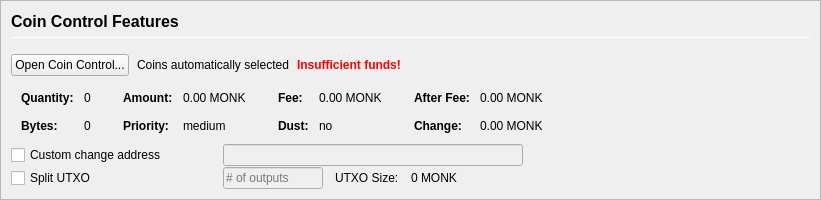
         <widget class="QFrame" name="frameCoinControl">
          <property name="sizePolicy">
           <sizepolicy hsizetype="Expanding" vsizetype="Expanding">
            <horstretch>0</horstretch>
            <verstretch>0</verstretch>
           </sizepolicy>
          </property>
          <property name="maximumSize">
           <size>
            <width>16777215</width>
            <height>16777215</height>
           </size>
          </property>
          <property name="frameShape">
           <enum>QFrame::StyledPanel</enum>
          </property>
          <property name="frameShadow">
           <enum>QFrame::Sunken</enum>
          </property>
          <layout class="QVBoxLayout" name="verticalLayoutCoinControl2">
           <property name="spacing">
            <number>0</number>
           </property>
           <property name="leftMargin">
            <number>0</number>
           </property>
           <property name="topMargin">
            <number>0</number>
           </property>
           <property name="rightMargin">
            <number>0</number>
           </property>
           <property name="bottomMargin">
            <number>0</number>
           </property>
           <item>
            <widget class="QFrame" name="frameCoinControl_BG">
             <layout class="QVBoxLayout" name="verticalLayoutCoinControl" stretch="0,0,0,0,0,0">
              <property name="spacing">
               <number>1</number>
              </property>
              <property name="leftMargin">
               <number>10</number>
              </property>
              <property name="topMargin">
               <number>10</number>
              </property>
              <item>
               <layout class="QHBoxLayout" name="horizontalLayoutCoinControl1">
                <property name="bottomMargin">
                 <number>15</number>
                </property>
                <item>
                 <layout class="QVBoxLayout" name="verticalLayout_3">
                  <property name="spacing">
                   <number>6</number>
                  </property>
                  <item>
                   <widget class="QLabel" name="labelCoinControlFeatures">
                    <property name="sizePolicy">
                     <sizepolicy hsizetype="Preferred" vsizetype="Maximum">
                      <horstretch>0</horstretch>
                      <verstretch>0</verstretch>
                     </sizepolicy>
                    </property>
                    <property name="minimumSize">
                     <size>
                      <width>0</width>
                      <height>20</height>
                     </size>
                    </property>
                    <property name="font">
                     <font>
                      <pointsize>12</pointsize>
                      <weight>75</weight>
                      <bold>true</bold>
                     </font>
                    </property>
                    <property name="styleSheet">
                     <string notr="true">font-weight:bold;</string>
                    </property>
                    <property name="text">
                     <string>Coin Control Features</string>
                    </property>
                   </widget>
                  </item>
                  <item>
                   <widget class="Line" name="line">
                    <property name="minimumSize">
                     <size>
                      <width>0</width>
                      <height>1</height>
                     </size>
                    </property>
                    <property name="maximumSize">
                     <size>
                      <width>16777215</width>
                      <height>1</height>
                     </size>
                    </property>
                    <property name="orientation">
                     <enum>Qt::Horizontal</enum>
                    </property>
                   </widget>
                  </item>
                 </layout>
                </item>
               </layout>
              </item>
              <item>
               <layout class="QHBoxLayout" name="horizontalLayoutCoinControl2" stretch="0,0,0,0">
                <property name="spacing">
                 <number>8</number>
                </property>
                <property name="bottomMargin">
                 <number>10</number>
                </property>
                <item>
                 <widget class="QPushButton" name="pushButtonCoinControl">
                  <property name="styleSheet">
                   <string notr="true"/>
                  </property>
                  <property name="text">
                   <string>Open Coin Control...</string>
                  </property>
                  <property name="autoDefault">
                   <bool>false</bool>
                  </property>
                 </widget>
                </item>
                <item>
                 <widget class="QLabel" name="labelCoinControlAutomaticallySelected">
                  <property name="text">
                   <string>Coins automatically selected</string>
                  </property>
                  <property name="margin">
                   <number>5</number>
                  </property>
                 </widget>
                </item>
                <item>
                 <widget class="QLabel" name="labelCoinControlInsuffFunds">
                  <property name="font">
                   <font>
                    <weight>75</weight>
                    <bold>true</bold>
                   </font>
                  </property>
                  <property name="styleSheet">
                   <string notr="true">color:red;font-weight:bold;</string>
                  </property>
                  <property name="text">
                   <string>Insufficient funds!</string>
                  </property>
                  <property name="margin">
                   <number>5</number>
                  </property>
                 </widget>
                </item>
                <item>
                 <spacer name="horizontalSpacerCoinControl">
                  <property name="orientation">
                   <enum>Qt::Horizontal</enum>
                  </property>
                  <property name="sizeHint" stdset="0">
                   <size>
                    <width>40</width>
                    <height>1</height>
                   </size>
                  </property>
                 </spacer>
                </item>
               </layout>
              </item>
              <item>
               <widget class="QWidget" name="widgetCoinControl" native="true">
                <property name="sizePolicy">
                 <sizepolicy hsizetype="Preferred" vsizetype="Preferred">
                  <horstretch>0</horstretch>
                  <verstretch>0</verstretch>
                 </sizepolicy>
                </property>
                <property name="minimumSize">
                 <size>
                  <width>0</width>
                  <height>0</height>
                 </size>
                </property>
                <property name="styleSheet">
                 <string notr="true"/>
                </property>
                <layout class="QHBoxLayout" name="horizontalLayoutCoinControl5">
                 <property name="leftMargin">
                  <number>0</number>
                 </property>
                 <property name="topMargin">
                  <number>0</number>
                 </property>
                 <property name="rightMargin">
                  <number>0</number>
                 </property>
                 <property name="bottomMargin">
                  <number>0</number>
                 </property>
                 <item>
                  <layout class="QHBoxLayout" name="horizontalLayoutCoinControl3" stretch="0,0,0,1">
                   <property name="spacing">
                    <number>20</number>
                   </property>
                   <property name="topMargin">
                    <number>0</number>
                   </property>
                   <property name="bottomMargin">
                    <number>10</number>
                   </property>
                   <item>
                    <layout class="QFormLayout" name="formLayoutCoinControl1">
                     <property name="horizontalSpacing">
                      <number>10</number>
                     </property>
                     <property name="verticalSpacing">
                      <number>14</number>
                     </property>
                     <property name="leftMargin">
                      <number>10</number>
                     </property>
                     <property name="topMargin">
                      <number>4</number>
                     </property>
                     <property name="rightMargin">
                      <number>6</number>
                     </property>
                     <item row="0" column="0">
                      <widget class="QLabel" name="labelCoinControlQuantityText">
                       <property name="font">
                        <font>
                         <weight>75</weight>
                         <bold>true</bold>
                        </font>
                       </property>
                       <property name="text">
                        <string>Quantity:</string>
                       </property>
                       <property name="margin">
                        <number>0</number>
                       </property>
                      </widget>
                     </item>
                     <item row="0" column="1">
                      <widget class="QLabel" name="labelCoinControlQuantity">
                       <property name="cursor">
                        <cursorShape>IBeamCursor</cursorShape>
                       </property>
                       <property name="contextMenuPolicy">
                        <enum>Qt::ActionsContextMenu</enum>
                       </property>
                       <property name="text">
                        <string notr="true">0</string>
                       </property>
                       <property name="margin">
                        <number>0</number>
                       </property>
                       <property name="textInteractionFlags">
                        <set>Qt::LinksAccessibleByMouse|Qt::TextSelectableByKeyboard|Qt::TextSelectableByMouse</set>
                       </property>
                      </widget>
                     </item>
                     <item row="1" column="0">
                      <widget class="QLabel" name="labelCoinControlBytesText">
                       <property name="font">
                        <font>
                         <weight>75</weight>
                         <bold>true</bold>
                        </font>
                       </property>
                       <property name="text">
                        <string>Bytes:</string>
                       </property>
                      </widget>
                     </item>
                     <item row="1" column="1">
                      <widget class="QLabel" name="labelCoinControlBytes">
                       <property name="cursor">
                        <cursorShape>IBeamCursor</cursorShape>
                       </property>
                       <property name="contextMenuPolicy">
                        <enum>Qt::ActionsContextMenu</enum>
                       </property>
                       <property name="text">
                        <string notr="true">0</string>
                       </property>
                       <property name="textInteractionFlags">
                        <set>Qt::LinksAccessibleByMouse|Qt::TextSelectableByKeyboard|Qt::TextSelectableByMouse</set>
                       </property>
                      </widget>
                     </item>
                    </layout>
                   </item>
                   <item>
                    <layout class="QFormLayout" name="formLayoutCoinControl2">
                     <property name="horizontalSpacing">
                      <number>10</number>
                     </property>
                     <property name="verticalSpacing">
                      <number>14</number>
                     </property>
                     <property name="leftMargin">
                      <number>6</number>
                     </property>
                     <property name="topMargin">
                      <number>4</number>
                     </property>
                     <property name="rightMargin">
                      <number>6</number>
                     </property>
                     <item row="0" column="0">
                      <widget class="QLabel" name="labelCoinControlAmountText">
                       <property name="font">
                        <font>
                         <weight>75</weight>
                         <bold>true</bold>
                        </font>
                       </property>
                       <property name="text">
                        <string>Amount:</string>
                       </property>
                       <property name="margin">
                        <number>0</number>
                       </property>
                      </widget>
                     </item>
                     <item row="0" column="1">
                      <widget class="QLabel" name="labelCoinControlAmount">
                       <property name="cursor">
                        <cursorShape>IBeamCursor</cursorShape>
                       </property>
                       <property name="contextMenuPolicy">
                        <enum>Qt::ActionsContextMenu</enum>
                       </property>
                       <property name="text">
                        <string notr="true">0.00 MONK</string>
                       </property>
                       <property name="textInteractionFlags">
                        <set>Qt::LinksAccessibleByMouse|Qt::TextSelectableByKeyboard|Qt::TextSelectableByMouse</set>
                       </property>
                      </widget>
                     </item>
                     <item row="1" column="0">
                      <widget class="QLabel" name="labelCoinControlPriorityText">
                       <property name="font">
                        <font>
                         <weight>75</weight>
                         <bold>true</bold>
                        </font>
                       </property>
                       <property name="text">
                        <string>Priority:</string>
                       </property>
                      </widget>
                     </item>
                     <item row="1" column="1">
                      <widget class="QLabel" name="labelCoinControlPriority">
                       <property name="cursor">
                        <cursorShape>IBeamCursor</cursorShape>
                       </property>
                       <property name="contextMenuPolicy">
                        <enum>Qt::ActionsContextMenu</enum>
                       </property>
                       <property name="text">
                        <string>medium</string>
                       </property>
                       <property name="textInteractionFlags">
                        <set>Qt::LinksAccessibleByMouse|Qt::TextSelectableByKeyboard|Qt::TextSelectableByMouse</set>
                       </property>
                      </widget>
                     </item>
                    </layout>
                   </item>
                   <item>
                    <layout class="QFormLayout" name="formLayoutCoinControl3">
                     <property name="horizontalSpacing">
                      <number>10</number>
                     </property>
                     <property name="verticalSpacing">
                      <number>14</number>
                     </property>
                     <property name="leftMargin">
                      <number>6</number>
                     </property>
                     <property name="topMargin">
                      <number>4</number>
                     </property>
                     <property name="rightMargin">
                      <number>6</number>
                     </property>
                     <item row="0" column="0">
                      <widget class="QLabel" name="labelCoinControlFeeText">
                       <property name="font">
                        <font>
                         <weight>75</weight>
                         <bold>true</bold>
                        </font>
                       </property>
                       <property name="text">
                        <string>Fee:</string>
                       </property>
                       <property name="margin">
                        <number>0</number>
                       </property>
                      </widget>
                     </item>
                     <item row="0" column="1">
                      <widget class="QLabel" name="labelCoinControlFee">
                       <property name="cursor">
                        <cursorShape>IBeamCursor</cursorShape>
                       </property>
                       <property name="contextMenuPolicy">
                        <enum>Qt::ActionsContextMenu</enum>
                       </property>
                       <property name="text">
                        <string notr="true">0.00 MONK</string>
                       </property>
                       <property name="textInteractionFlags">
                        <set>Qt::LinksAccessibleByMouse|Qt::TextSelectableByKeyboard|Qt::TextSelectableByMouse</set>
                       </property>
                      </widget>
                     </item>
                     <item row="1" column="0">
                      <widget class="QLabel" name="labelCoinControlLowOutputText">
                       <property name="font">
                        <font>
                         <weight>75</weight>
                         <bold>true</bold>
                        </font>
                       </property>
                       <property name="text">
                        <string>Dust:</string>
                       </property>
                      </widget>
                     </item>
                     <item row="1" column="1">
                      <widget class="QLabel" name="labelCoinControlLowOutput">
                       <property name="cursor">
                        <cursorShape>IBeamCursor</cursorShape>
                       </property>
                       <property name="contextMenuPolicy">
                        <enum>Qt::ActionsContextMenu</enum>
                       </property>
                       <property name="text">
                        <string>no</string>
                       </property>
                       <property name="textInteractionFlags">
                        <set>Qt::LinksAccessibleByMouse|Qt::TextSelectableByKeyboard|Qt::TextSelectableByMouse</set>
                       </property>
                      </widget>
                     </item>
                    </layout>
                   </item>
                   <item>
                    <layout class="QFormLayout" name="formLayoutCoinControl4">
                     <property name="horizontalSpacing">
                      <number>10</number>
                     </property>
                     <property name="verticalSpacing">
                      <number>14</number>
                     </property>
                     <property name="leftMargin">
                      <number>6</number>
                     </property>
                     <property name="topMargin">
                      <number>4</number>
                     </property>
                     <property name="rightMargin">
                      <number>6</number>
                     </property>
                     <item row="0" column="0">
                      <widget class="QLabel" name="labelCoinControlAfterFeeText">
                       <property name="font">
                        <font>
                         <weight>75</weight>
                         <bold>true</bold>
                        </font>
                       </property>
                       <property name="text">
                        <string>After Fee:</string>
                       </property>
                       <property name="margin">
                        <number>0</number>
                       </property>
                      </widget>
                     </item>
                     <item row="0" column="1">
                      <widget class="QLabel" name="labelCoinControlAfterFee">
                       <property name="cursor">
                        <cursorShape>IBeamCursor</cursorShape>
                       </property>
                       <property name="contextMenuPolicy">
                        <enum>Qt::ActionsContextMenu</enum>
                       </property>
                       <property name="text">
                        <string notr="true">0.00 MONK</string>
                       </property>
                       <property name="textInteractionFlags">
                        <set>Qt::LinksAccessibleByMouse|Qt::TextSelectableByKeyboard|Qt::TextSelectableByMouse</set>
                       </property>
                      </widget>
                     </item>
                     <item row="1" column="0">
                      <widget class="QLabel" name="labelCoinControlChangeText">
                       <property name="font">
                        <font>
                         <weight>75</weight>
                         <bold>true</bold>
                        </font>
                       </property>
                       <property name="text">
                        <string>Change:</string>
                       </property>
                      </widget>
                     </item>
                     <item row="1" column="1">
                      <widget class="QLabel" name="labelCoinControlChange">
                       <property name="cursor">
                        <cursorShape>IBeamCursor</cursorShape>
                       </property>
                       <property name="contextMenuPolicy">
                        <enum>Qt::ActionsContextMenu</enum>
                       </property>
                       <property name="text">
                        <string notr="true">0.00 MONK</string>
                       </property>
                       <property name="textInteractionFlags">
                        <set>Qt::LinksAccessibleByMouse|Qt::TextSelectableByKeyboard|Qt::TextSelectableByMouse</set>
                       </property>
                      </widget>
                     </item>
                    </layout>
                   </item>
                  </layout>
                 </item>
                </layout>
               </widget>
              </item>
              <item>
               <layout class="QHBoxLayout" name="horizontalLayoutCoinControl4">
                <property name="spacing">
                 <number>12</number>
                </property>
                <property name="sizeConstraint">
                 <enum>QLayout::SetDefaultConstraint</enum>
                </property>
                <property name="topMargin">
                 <number>0</number>
                </property>
                <property name="rightMargin">
                 <number>0</number>
                </property>
                <item>
                 <widget class="QCheckBox" name="checkBoxCoinControlChange">
                  <property name="sizePolicy">
                   <sizepolicy hsizetype="Preferred" vsizetype="Preferred">
                    <horstretch>0</horstretch>
                    <verstretch>0</verstretch>
                   </sizepolicy>
                  </property>
                  <property name="minimumSize">
                   <size>
                    <width>200</width>
                    <height>0</height>
                   </size>
                  </property>
                  <property name="maximumSize">
                   <size>
                    <width>200</width>
                    <height>16777215</height>
                   </size>
                  </property>
                  <property name="toolTip">
                   <string>If this is activated, but the change address is empty or invalid, change will be sent to a newly generated address.</string>
                  </property>
                  <property name="text">
                   <string>Custom change address</string>
                  </property>
                 </widget>
                </item>
                <item>
                 <widget class="QValidatedLineEdit" name="lineEditCoinControlChange">
                  <property name="enabled">
                   <bool>false</bool>
                  </property>
                  <property name="sizePolicy">
                   <sizepolicy hsizetype="Preferred" vsizetype="Preferred">
                    <horstretch>0</horstretch>
                    <verstretch>0</verstretch>
                   </sizepolicy>
                  </property>
                  <property name="minimumSize">
                   <size>
                    <width>300</width>
                    <height>0</height>
                   </size>
                  </property>
                 </widget>
                </item>
                <item>
                 <widget class="QLabel" name="labelCoinControlChangeLabel">
                  <property name="sizePolicy">
                   <sizepolicy hsizetype="Preferred" vsizetype="Preferred">
                    <horstretch>0</horstretch>
                    <verstretch>0</verstretch>
                   </sizepolicy>
                  </property>
                  <property name="minimumSize">
                   <size>
                    <width>100</width>
                    <height>0</height>
                   </size>
                  </property>
                  <property name="text">
                   <string/>
                  </property>
                  <property name="margin">
                   <number>3</number>
                  </property>
                 </widget>
                </item>
               </layout>
              </item>
              <item>
               <layout class="QHBoxLayout" name="horizontalLayoutCoinControl6">
                <property name="spacing">
                 <number>12</number>
                </property>
                <property name="rightMargin">
                 <number>0</number>
                </property>
                <item>
                 <widget class="QCheckBox" name="splitBlockCheckBox">
                  <property name="sizePolicy">
                   <sizepolicy hsizetype="Preferred" vsizetype="Preferred">
                    <horstretch>0</horstretch>
                    <verstretch>0</verstretch>
                   </sizepolicy>
                  </property>
                  <property name="minimumSize">
                   <size>
                    <width>200</width>
                    <height>0</height>
                   </size>
                  </property>
                  <property name="maximumSize">
                   <size>
                    <width>200</width>
                    <height>16777215</height>
                   </size>
                  </property>
                  <property name="text">
                   <string>Split UTXO</string>
                  </property>
                 </widget>
                </item>
                <item>
                 <widget class="QLineEdit" name="splitBlockLineEdit">
                  <property name="enabled">
                   <bool>false</bool>
                  </property>
                  <property name="sizePolicy">
                   <sizepolicy hsizetype="Preferred" vsizetype="Preferred">
                    <horstretch>50</horstretch>
                    <verstretch>0</verstretch>
                   </sizepolicy>
                  </property>
                  <property name="minimumSize">
                   <size>
                    <width>100</width>
                    <height>0</height>
                   </size>
                  </property>
                  <property name="maximumSize">
                   <size>
                    <width>100</width>
                    <height>16777215</height>
                   </size>
                  </property>
                  <property name="placeholderText">
                   <string># of outputs</string>
                  </property>
                 </widget>
                </item>
                <item>
                 <widget class="QLabel" name="labelBlockSizeText">
                  <property name="text">
                   <string>UTXO Size:</string>
                  </property>
                 </widget>
                </item>
                <item>
                 <widget class="QLabel" name="labelBlockSize">
                  <property name="text">
                   <string>0 MONK</string>
                  </property>
                 </widget>
                </item>
                <item>
                 <spacer name="horizontalSpacer_7">
                  <property name="orientation">
                   <enum>Qt::Horizontal</enum>
                  </property>
                  <property name="sizeHint" stdset="0">
                   <size>
                    <width>40</width>
                    <height>20</height>
                   </size>
                  </property>
                 </spacer>
                </item>
               </layout>
              </item>
              <item>
               <spacer name="verticalSpacerCoinControl">
                <property name="orientation">
                 <enum>Qt::Vertical</enum>
                </property>
                <property name="sizeHint" stdset="0">
                 <size>
                  <width>800</width>
                  <height>1</height>
                 </size>
                </property>
               </spacer>
              </item>
             </layout>
            </widget>
           </item>
          </layout>
         </widget>
